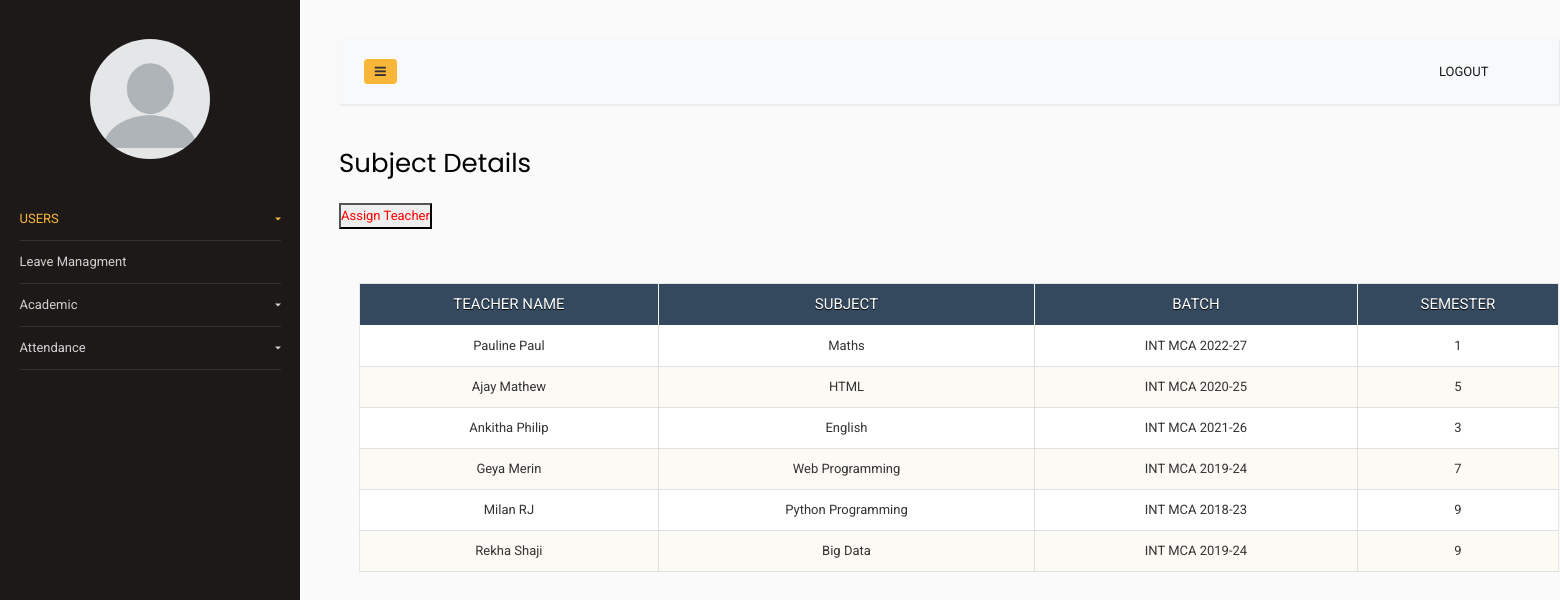
The app's page /sidebar-01/subjectteacher.php (signed in) with its own data.
### tables this page shows
CREATE TABLE `tbl_subjteacher` (
  `subtid` int(100) NOT NULL,
  `subid` int(100) NOT NULL,
  `teacherid` int(100) NOT NULL
);

CREATE TABLE `tbl_staff` (
  `tid` int(100) NOT NULL,
  `log_id` int(100) NOT NULL,
  `tname` varchar(100) NOT NULL,
  `tadd` varchar(100) NOT NULL,
  `tphoneno` varchar(13) NOT NULL,
  `tdoj` date NOT NULL,
  `temail` varchar(100) NOT NULL,
  `tqual` varchar(100) NOT NULL,
  `tpass` varchar(100) NOT NULL,
  `tstatus` tinyint(11) NOT NULL
);

CREATE TABLE `tbl_subject` (
  `sub_id` int(100) NOT NULL,
  `sub_name` varchar(100) NOT NULL,
  `batch_id` int(100) NOT NULL,
  `sem` int(100) NOT NULL
);

CREATE TABLE `tbl_batch` (
  `batch_id` int(100) NOT NULL,
  `batch_name` varchar(100) NOT NULL,
  `course_id` int(10) NOT NULL
);

### sidebar-01/subjectteacher.php (the view, shortened to what this page needs)
<html lang="en">
  <head>
		<link rel="stylesheet" href="table.css">
		<link rel="stylesheet" href="https://stackpath.bootstrapcdn.com/font-awesome/4.7.0/css/font-awesome.min.css">
		<link rel="stylesheet" href="css/style.css">
  </head>
  <body>
		<div class="wrapper d-flex align-items-stretch">
			<nav id="sidebar">
				<div class="p-4 pt-5">
		  		<a href="#" class="img logo rounded-circle mb-5" style="background-image: url(adminavatar.jpg);"></a>
          <ul class="list-unstyled components mb-5">
	          <li class="active">
	            <a href="#homeSubmenu" data-toggle="collapse" aria-expanded="false" class="dropdown-toggle">USERS</a>
	          </li>
          <li>
	              <a href="leavestatus.php">Leave Managment</a>
	          </li>
	          <li>
              <a href="#pageSubmenu" data-toggle="collapse" aria-expanded="false" class="dropdown-toggle">Academic</a>
	          </li>
            <li>
              <a href="#attendance" data-toggle="collapse" aria-expanded="false" class="dropdown-toggle">Attendance</a>
	          </li>
	        </ul>
	      </div>
    	</nav>
      <div id="content" class="p-4 p-md-5">
        <nav class="navbar navbar-expand-lg navbar-light bg-light">
          <div class="container-fluid">
            <button type="button" id="sidebarCollapse" class="btn btn-primary">
              <i class="fa fa-bars"></i>
            </button>
            <div class="collapse navbar-collapse" id="navbarSupportedContent">
              <ul class="nav navbar-nav ml-auto">
                <li class="nav-item active">
                    <a class="nav-link" href="/smartacademy/logout.php">LOGOUT</a>
                </li>
                <li class="nav-item">
                    <a class="nav-link" href="#"></a>
                </li>
                <li class="nav-item">
                    <a class="nav-link" href="#"></a>
                </li>
                <li class="nav-item">
                    <a class="nav-link" href="#"></a>
                </li>
              </ul>
            </div>
          </div>
        </nav>
        <h2 class="mb-4">Subject Details</h2>
        <button class="button1" ><a style="color:red;" href="addsubjectteacher.php"> Assign Teacher</a></button>
        <?php
$servername = "localhost";
    $username = "root";
    $password = "";
    $dbname = "super_academy";
$conn = new mysqli($servername,
    $username, $password, $dbname);
 ?>
 <br> <br> <br>
 <table style="margin-left:20px;">
 <tr>
     <th>TEACHER NAME</th>
     <th>SUBJECT</th>
     <th>BATCH</th>
     <th>SEMESTER</th>
  </tr>
    <?php
    $sql1 = "SELECT * from tbl_subjteacher";
    $result1 = $conn->query($sql1);
    if ($result1->num_rows > 0) {
    while($row = $result1->fetch_assoc()) {
      $teachid = $row['teacherid'];
      $subject= $row['subid'];
      $sql2 = "SELECT * from tbl_subject where sub_id = '$subject'";
      $result2 = $conn->query($sql2);
      $row2 = $result2->fetch_array();
      $subjectname = $row2['sub_name'];
      $batch = $row2['batch_id'];
      $sem = $row2['sem'];
      $sql3 = "SELECT * from tbl_staff where tid = '$teachid'";
      $result3 = $conn->query($sql3);
      $row3 = $result3->fetch_array();
      $teachername = $row3['tname'];
      $sql4 = "SELECT * from tbl_batch where batch_id = '$batch'";
      $result4 = $conn->query($sql4);
      $row4 = $result4->fetch_array();
      $batchname = $row4['batch_name'];
    ?>
<tr>
  <td><?php echo $teachername?></td>
  <td><?php echo $subjectname?></td>
  <td><?php echo $batchname?></td>
  <td><?php echo $sem?></td>
</tr>
<?php
}
}
  ?>
      </div>
		</div>
  </body>
</html>

### sidebar-01/table.css (style rules this page uses)
* { font: 13px/1.7 "Roboto","Proxima Nova Rg","Source Sans Pro","Droid Sans",Arial,Helvetica, sans-serif; color:#333333; margin:0px; padding:0px; }
table { width: 1200px; margin:10px auto; box-shadow: none; border:1px solid #E6E6E6; padding:0; background-color:#FFFFFF; box-sizing: border-box; display: table; }
table th { text-align:center; background: #34495e; color:#FFF; text-shadow:0px 01px 0px #000; font-size:15px; height: 42px; border-radius: 0 !important; border-left: 1px solid whitesmoke; box-sizing:border-box; }
table th:first-child { border-left: 0; }
table tr { text-align: center; }
table td:first-child { box-sizing: border-box; border-left: 0; }
table td { padding: 9px; border-top: 1px solid #ffffff; border-bottom: 1px solid #e0e0e0; border-left: 1px solid #e0e0e0; background: white; }
table tr:nth-child(odd) td { background: #fcfaf5; }

### records on screen
tbl_subjteacher: teacherid.tname "Pauline Paul", subid.sub_name "Maths", tbl_batch.batch_name "INT MCA 2022-27", subid.sem "1"
tbl_subjteacher: teacherid.tname "Ajay Mathew", subid.sub_name "HTML", tbl_batch.batch_name "INT MCA 2020-25", subid.sem "5"
tbl_subjteacher: teacherid.tname "Ankitha Philip", subid.sub_name "English", tbl_batch.batch_name "INT MCA 2021-26", subid.sem "3"
tbl_subjteacher: teacherid.tname "Geya Merin", subid.sub_name "Web Programming", tbl_batch.batch_name "INT MCA 2019-24", subid.sem "7"
tbl_subjteacher: teacherid.tname "Milan RJ", subid.sub_name "Python Programming", tbl_batch.batch_name "INT MCA 2018-23", subid.sem "9"
tbl_subjteacher: teacherid.tname "Rekha Shaji", subid.sub_name "Big Data", tbl_batch.batch_name "INT MCA 2019-24", subid.sem "9"
